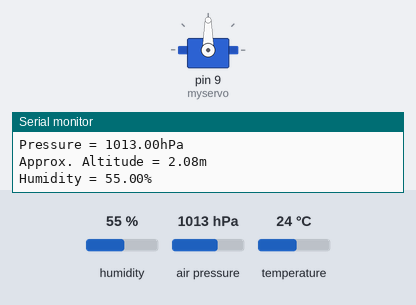
Simulated run of this sketch. Board: Arduino Uno, built with avr-gcc and run on an emulated ATmega328P. Parts: servo, the last lines printed to the serial monitor. Inputs (shaded band) come from the test bench; at power-on: air pressure 1013 hPa, humidity 55 %, temperature 24 °C.

Above: at 0.1 s.
At 6.0 s:
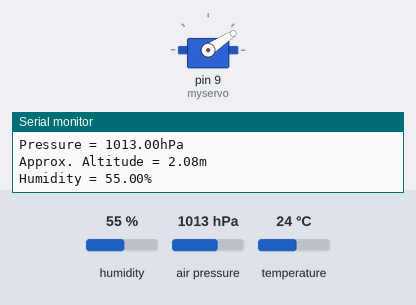
6.1 s: air pressure set to 952 hPa
At 6.8 s:
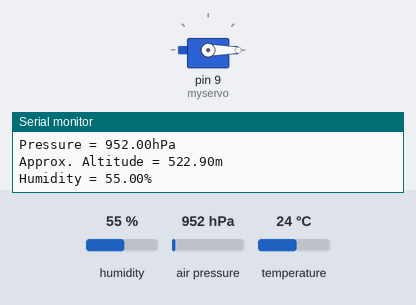
Timing chart, 0 to 16.9 s (numbered marks = the images above; inputs shaded):
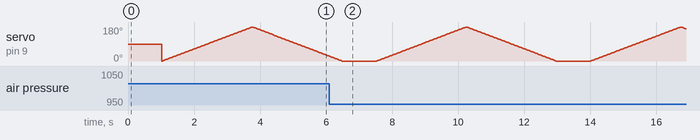

The sketch:

POC_Reso.ino
```cpp
#include <Wire.h>
#include <Adafruit_Sensor.h>
#include <Adafruit_BME280.h>
#include <Servo.h>
#define SEALEVELPRESSURE_HPA (1013.25)

Adafruit_BME280 bme;
Servo myservo;  // create servo object to control a servo
// twelve servo objects can be created on most boards

int pos = 0;    // variable to store the servo position


void setup() {
  Serial.begin(9600);

  if (!bme.begin(0x76)) {
    Serial.println("Could not find a valid BME280 sensor, check wiring!");
    while (1);
  }
    {
  myservo.attach(9);  // attaches the servo on pin 9 to the servo object
}
}


void loop() {
  Serial.print("Temperature = ");
  Serial.print(bme.readTemperature());
  Serial.println("*C");

  Serial.print("Pressure = ");
  Serial.print(bme.readPressure() / 100.0F);
  Serial.println("hPa");

  Serial.print("Approx. Altitude = ");
  Serial.print(bme.readAltitude(SEALEVELPRESSURE_HPA));
  Serial.println("m");

  Serial.print("Humidity = ");
  Serial.print(bme.readHumidity());
  Serial.println("%");

  Serial.println();
  delay(1000);

  {
  for (pos = 0; pos <= 180; pos += 1) { // goes from 0 degrees to 180 degrees
    // in steps of 1 degree
    myservo.write(pos);              // tell servo to go to position in variable 'pos'
    delay(15);                       // waits 15ms for the servo to reach the position
  }
  for (pos = 180; pos >= 0; pos -= 1) { // goes from 180 degrees to 0 degrees
    myservo.write(pos);              // tell servo to go to position in variable 'pos'
    delay(15);                       // waits 15ms for the servo to reach the position
  }
}
}
```
